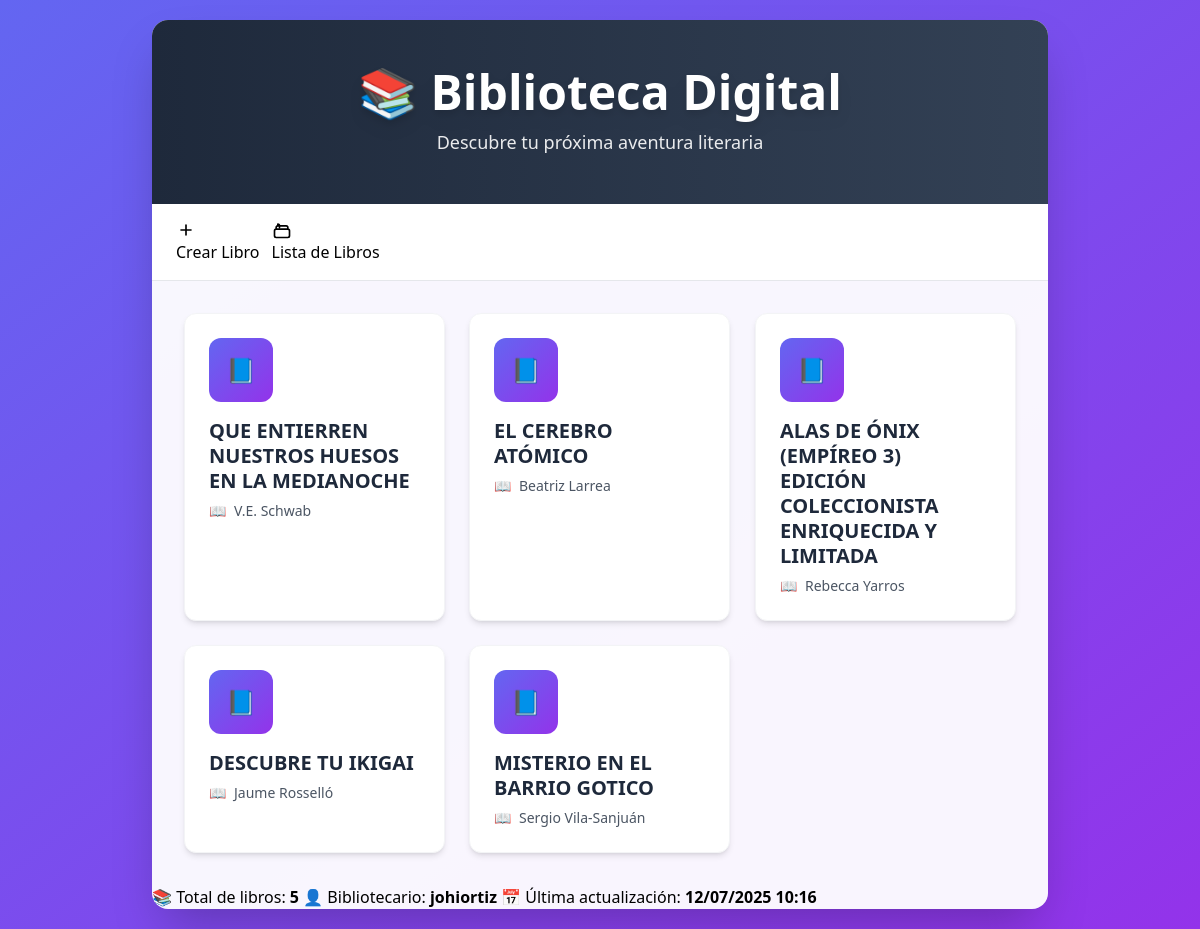
Page /libros/ on the earlier database version.
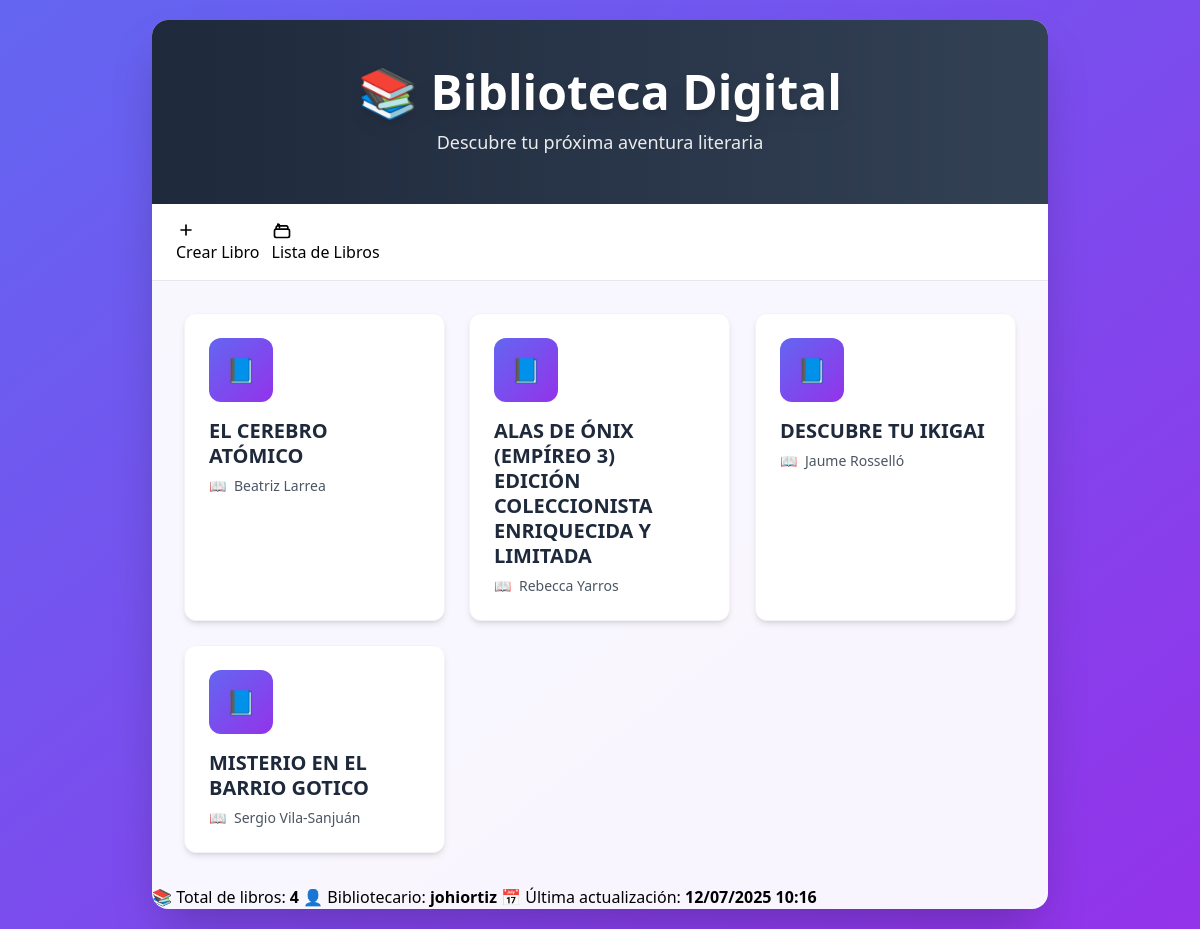
Same page on the later database version.
### libros/models.py (models this page shows, shortened)
class Libro(models.Model):
    titulo = models.CharField(max_length=200)
    autor = models.CharField(max_length=100)
    descripcion = models.TextField()
    fecha_publicacion = models.DateField()
    isbn = models.CharField(max_length=13, unique=True)

### libros/views.py (the view)
# urls.py: path('', views.lista_libros, name='lista_libros'),
def lista_libros(request):
    libros = Libro.objects.all()
    return render(request, 'libros/lista_libros.html', {'libros': libros})

### libros/templates/libros/lista_libros.html (shortened to what this page needs)
{% load static %}
<!DOCTYPE html>
<html lang="es">
<head>
    <script src="https://cdn.tailwindcss.com"></script>
    <link rel="stylesheet" href="{% static 'css/lista_libros.css' %}">
</head>
<body class="min-h-screen bg-gradient-to-br from-indigo-500 to-purple-600 p-5">
    <div class="max-w-4xl mx-auto bg-white/95 rounded-2xl shadow-2xl overflow-hidden animate-fade-in-up">
        <div class="bg-gradient-to-r from-slate-800 to-slate-700 text-white text-center py-12 px-5">
            <h1 class="text-4xl md:text-5xl font-bold mb-3 drop-shadow-lg">📚 Biblioteca Digital</h1>
            <p class="text-lg opacity-90">Descubre tu próxima aventura literaria</p>
        </div>
        <div class="bg-white border-b border-gray-200 px-6 py-4">
            <div class="flex flex-wrap gap-3 justify-center md:justify-start">
                <a href="{% url 'crear_libro' %}" class="btn-primary btn-green">
                    <svg class="w-5 h-5 mr-2" fill="none" stroke="currentColor" viewBox="0 0 24 24">
                        <path stroke-linecap="round" stroke-linejoin="round" stroke-width="2" d="M12 6v6m0 0v6m0-6h6m-6 0H6"></path>
                    </svg>
                    Crear Libro
                </a>
                <a href="{% url 'lista_libros' %}" class="btn-primary btn-active">
                    <svg class="w-5 h-5 mr-2" fill="none" stroke="currentColor" viewBox="0 0 24 24">
                        <path stroke-linecap="round" stroke-linejoin="round" stroke-width="2" d="M19 11H5m14 0a2 2 0 012 2v6a2 2 0 01-2 2H5a2 2 0 01-2-2v-6a2 2 0 012-2m14 0V9a2 2 0 00-2-2M5 11V9a2 2 0 012-2m0 0V5a2 2 0 012 2v2M7 7h10"></path>
                    </svg>
                    Lista de Libros
                </a>
            </div>
        </div>
        <div class="p-6 md:p-8">
            {% if libros %}
                <ul class="grid grid-cols-1 md:grid-cols-2 lg:grid-cols-3 gap-6 list-none" id="booksGrid">
                {% for libro in libros %}
                    <li class="book-card bg-white rounded-xl shadow-md hover:shadow-xl transition-all duration-300 hover:-translate-y-2 border border-gray-100 hover:border-indigo-400 overflow-hidden"
                        data-title="{{ libro.titulo|lower }}">
                        <a href="{% url 'detalle_libro' libro.id %}" class="block p-6 text-inherit no-underline">
                            <div class="w-16 h-16 bg-gradient-to-br from-indigo-500 to-purple-600 rounded-xl flex items-center justify-center mb-4 text-white text-2xl">
                                📘
                            </div>
                            <div class="text-xl font-semibold text-slate-800 mb-2 leading-tight">
                                {{ libro.titulo }}
                            </div>
                            <div class="text-gray-600 text-sm flex items-center gap-2">
                                <span>📖</span>
                                <span>
                                    {% if libro.autor %}
                                        {{ libro.autor }}
                                    {% else %}
                                        Autor desconocido
                                    {% endif %}
                                </span>
                            </div>
                        </a>
                    </li>
                {% endfor %}
                </ul>
            {% else %}
                <div class="text-center py-16 px-5 text-gray-500">
                    <h3 class="text-2xl font-medium mb-3 text-gray-400">📭 No hay libros disponibles</h3>
                    <p class="text-lg">Parece que la biblioteca está vacía. ¡Pronto habrá nuevos libros!</p>
                </div>
            {% endif %}
        </div>
        {% if libros %}
        <div class="footer-stats">
            <div class="footer-stats-content">
                <span>📚 Total de libros: <strong>{{ libros|length }}</strong></span>
                <span>👤 Bibliotecario: <strong>johiortiz</strong></span>
                <span>📅 Última actualización: <strong>12/07/2025 10:16</strong></span>
            </div>
        </div>
        {% endif %}
    </div>
</body>
</html>

Differences in the rows shown:
removed Libro: titulo "QUE ENTIERREN NUESTROS HUESOS EN LA MEDIANOCHE", autor "V.E. Schwab"
Other differences:
{{ libros|length }}: "5" → "4"
